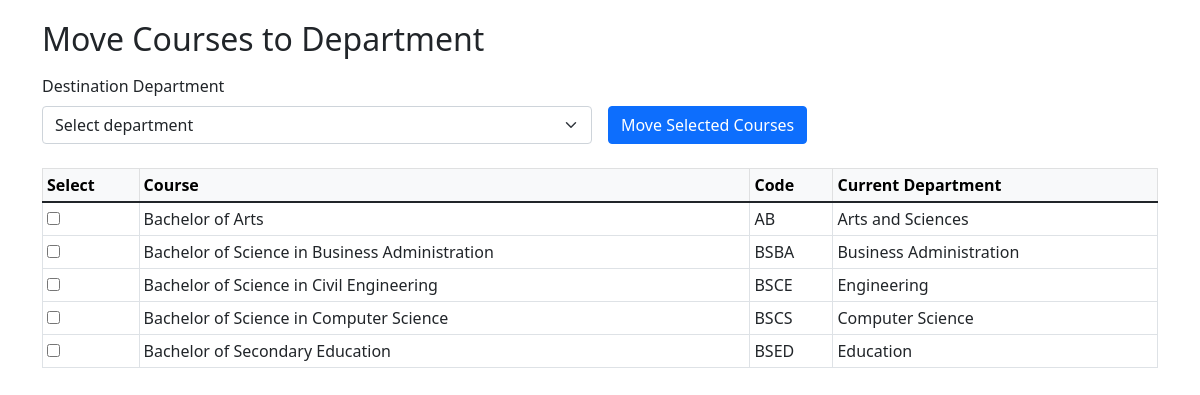
The page /registrar/pages/move_courses.php (signed in) on the database its author committed.
### tables this page shows
CREATE TABLE courses (
    id INT AUTO_INCREMENT PRIMARY KEY,
    code VARCHAR(20) NOT NULL,
    name VARCHAR(255) NOT NULL,
    department_id INT NOT NULL,
    major VARCHAR(100),
    description TEXT,
    total_units INT DEFAULT 0,
    years INT DEFAULT 4,
    is_active TINYINT(1) DEFAULT 1,
    created_at TIMESTAMP DEFAULT CURRENT_TIMESTAMP,
    FOREIGN KEY (department_id) REFERENCES departments(id) ON DELETE CASCADE,
    UNIQUE KEY unique_course (code, department_id)
);

CREATE TABLE departments (
    id INT AUTO_INCREMENT PRIMARY KEY,
    name VARCHAR(255) NOT NULL,
    code VARCHAR(20) NOT NULL UNIQUE,
    dean_id INT NULL,
    passing_grade DECIMAL(5,2) DEFAULT 75.00,
    description TEXT,
    is_active TINYINT(1) DEFAULT 1,
    created_at TIMESTAMP DEFAULT CURRENT_TIMESTAMP
);

### registrar/pages/move_courses.php (the view, shortened to what this page needs)
<?php
require_once '../../config.php';
$courses = $conn->query("SELECT c.id, c.code, c.name, c.department_id, d.name as dept_name FROM courses c LEFT JOIN departments d ON c.department_id = d.id ORDER BY c.code");
?>
<!DOCTYPE html>
<html>
<head>
  <link href="https://cdn.jsdelivr.net/npm/bootstrap@5.1.3/dist/css/bootstrap.min.css" rel="stylesheet">
</head>
<body>
  <div class="container">
    <h2 class="mb-3">Move Courses to Department</h2>
    <form method="POST" class="row g-3">
      <div class="col-md-6">
        <label class="form-label">Destination Department</label>
        <select name="destination_dept_id" class="form-select" required>
          <option value="">Select department</option>
        </select>
      </div>
      <div class="col-md-6 align-self-end">
        <button class="btn btn-primary" type="submit">Move Selected Courses</button>
      </div>
      <div class="col-12">
        <table class="table table-bordered table-sm mt-2">
          <thead class="table-light">
            <tr>
              <th>Select</th>
              <th>Course</th>
              <th>Code</th>
              <th>Current Department</th>
            </tr>
          </thead>
          <tbody>
            <?php while ($row = $courses->fetch_assoc()): ?>
            <tr>
              <td><input type="checkbox" name="course_ids[]" value="<?php echo $row['id']; ?>"></td>
              <td><?php echo htmlspecialchars($row['name']); ?></td>
              <td><?php echo htmlspecialchars($row['code']); ?></td>
              <td><?php echo htmlspecialchars($row['dept_name'] ?? '-'); ?></td>
            </tr>
            <?php endwhile; ?>
          </tbody>
        </table>
      </div>
    </form>
  </div>
</body>
</html>

### registrar/pages/move_courses.php (style rules this page uses)
body { padding: 20px; }

### rows shown on the page
courses: name "Bachelor of Arts", code "AB", department.name "Arts and Sciences"
courses: name "Bachelor of Science in Business Administration", code "BSBA", department.name "Business Administration"
courses: name "Bachelor of Science in Civil Engineering", code "BSCE", department.name "Engineering"
courses: name "Bachelor of Science in Computer Science", code "BSCS", department.name "Computer Science"
courses: name "Bachelor of Secondary Education", code "BSED", department.name "Education"
